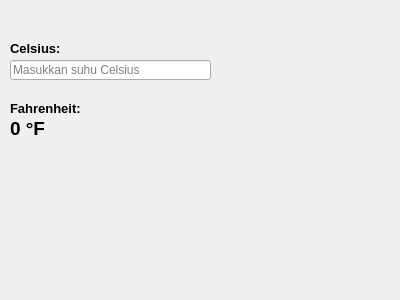
<?xml version="1.0" encoding="UTF-8"?>
<ui version="4.0">
 <class>Form</class>
 <widget class="QWidget" name="Form">
  <property name="geometry">
   <rect>
    <x>0</x>
    <y>0</y>
    <width>400</width>
    <height>300</height>
   </rect>
  </property>
  <property name="windowTitle">
   <string>Konverter Suhu</string>
  </property>
  <widget class="QLabel" name="label">
   <property name="geometry">
    <rect>
     <x>10</x>
     <y>40</y>
     <width>61</width>
     <height>16</height>
    </rect>
   </property>
   <property name="font">
    <font>
     <pointsize>10</pointsize>
     <weight>75</weight>
     <bold>true</bold>
    </font>
   </property>
   <property name="text">
    <string>Celsius:</string>
   </property>
  </widget>
  <widget class="QLineEdit" name="lineEdit">
   <property name="geometry">
    <rect>
     <x>10</x>
     <y>60</y>
     <width>201</width>
     <height>20</height>
    </rect>
   </property>
   <property name="placeholderText">
    <string>Masukkan suhu Celsius</string>
   </property>
  </widget>
  <widget class="QLabel" name="label_2">
   <property name="geometry">
    <rect>
     <x>10</x>
     <y>100</y>
     <width>91</width>
     <height>16</height>
    </rect>
   </property>
   <property name="font">
    <font>
     <pointsize>10</pointsize>
     <weight>75</weight>
     <bold>true</bold>
    </font>
   </property>
   <property name="text">
    <string>Fahrenheit:</string>
   </property>
  </widget>
  <widget class="QLabel" name="label_3">
   <property name="geometry">
    <rect>
     <x>10</x>
     <y>120</y>
     <width>61</width>
     <height>16</height>
    </rect>
   </property>
   <property name="font">
    <font>
     <pointsize>14</pointsize>
     <weight>75</weight>
     <bold>true</bold>
    </font>
   </property>
   <property name="text">
    <string>0 °F</string>
   </property>
  </widget>
 </widget>
 <resources/>
 <connections/>
</ui>
